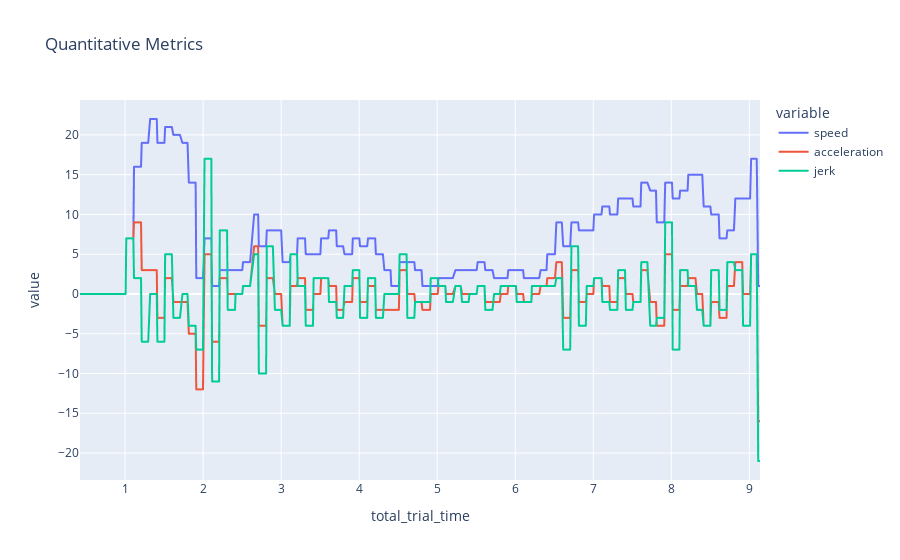

Write notebook code for a chart like this one.
### Code cell
fig = px.line(df_to_plot, x="total_trial_time", y=["speed", "acceleration", "jerk"], title='Quantitative Metrics')
fig.show()

### Figure 1 — Plotly figure (JSON) as saved in the notebook; plotly's stock layout.template omitted (floating-point values rounded to 4 significant figures; data arrays with more than 128 entries replaced by an {"elided": "..."} marker saying what was removed)
{"data": [{"hovertemplate": "variable=speed<br>total_trial_time=%{x}<br>value=%{y}<extra></extra>", "legendgroup": "speed", "line": {"color": "#636efa", "dash": "solid"}, "mode": "lines", "name": "speed", "showlegend": true, "type": "scattergl", "x": {"elided": "733 float values"}, "xaxis": "x", "y": {"elided": "733 int values"}, "yaxis": "y"}, {"hovertemplate": "variable=acceleration<br>total_trial_time=%{x}<br>value=%{y}<extra></extra>", "legendgroup": "acceleration", "line": {"color": "#EF553B", "dash": "solid"}, "mode": "lines", "name": "acceleration", "showlegend": true, "type": "scattergl", "x": {"elided": "733 float values"}, "xaxis": "x", "y": {"elided": "733 int values"}, "yaxis": "y"}, {"hovertemplate": "variable=jerk<br>total_trial_time=%{x}<br>value=%{y}<extra></extra>", "legendgroup": "jerk", "line": {"color": "#00cc96", "dash": "solid"}, "mode": "lines", "name": "jerk", "showlegend": true, "type": "scattergl", "x": {"elided": "733 float values"}, "xaxis": "x", "y": {"elided": "733 int values"}, "yaxis": "y"}], "layout": {"legend": {"title": {"text": "variable"}, "tracegroupgap": 0}, "title": {"text": "Quantitative Metrics"}, "xaxis": {"anchor": "y", "domain": [0, 1], "title": {"text": "total_trial_time"}}, "yaxis": {"anchor": "x", "domain": [0, 1], "title": {"text": "value"}}}}
